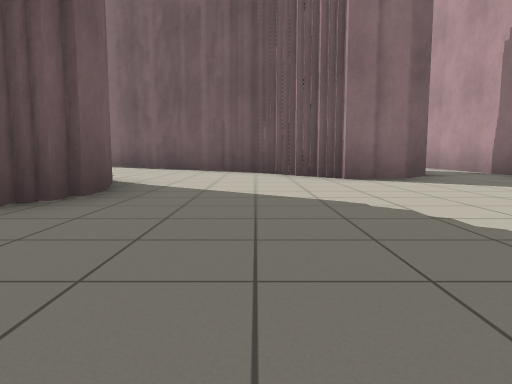
View 1 (above)

24 first-person views from a walk through a robot-simulator world made for Stage. The camera is 0.72 m above the floor, tilts 6° down and sees 70° across. The lines on the ground mark 1 m squares. The floor is counted in squares, 2 m on a side. Each view is taken from the middle of a square. On the plan, view 1 faces up. The plan holds only what a view shows up to about 9 squares ahead; the rest is blank.

View 2
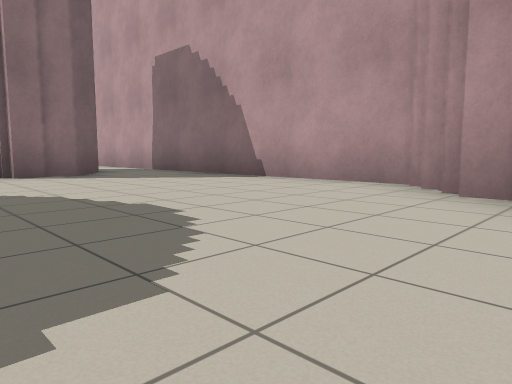

View 3
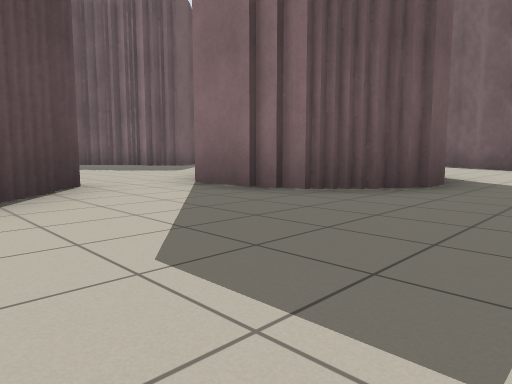

View 4
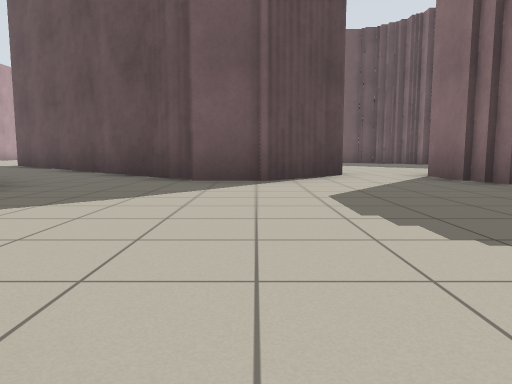

View 5
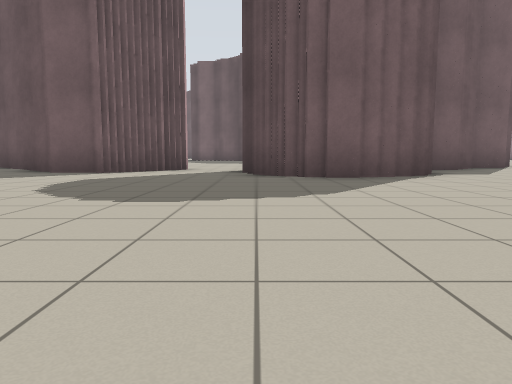

View 6
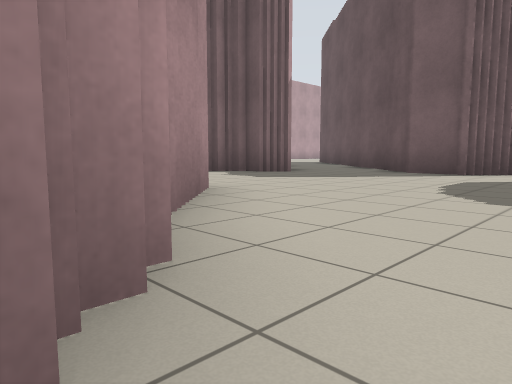

View 7
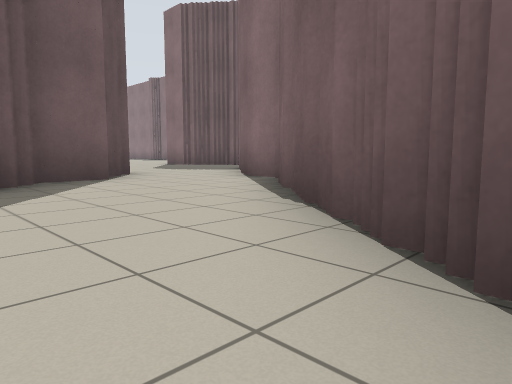

View 8
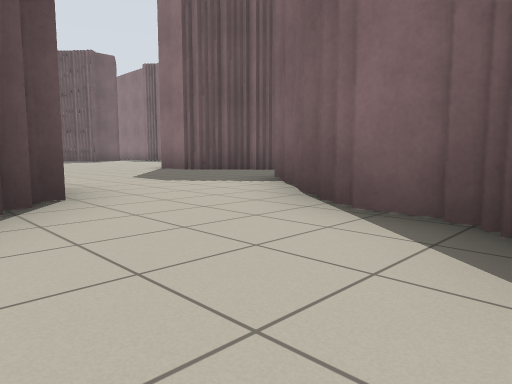

View 9
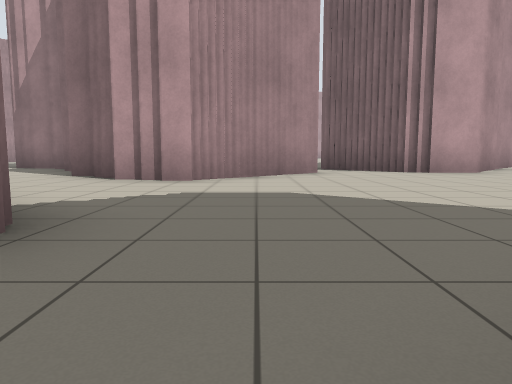

View 10
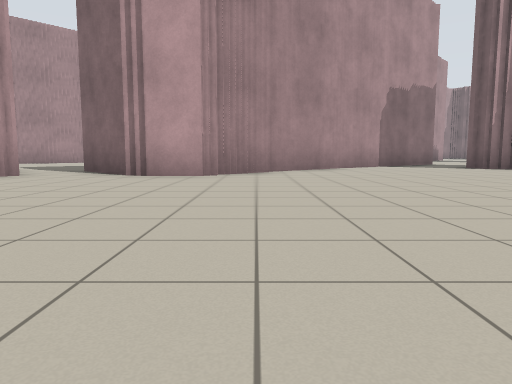

View 11
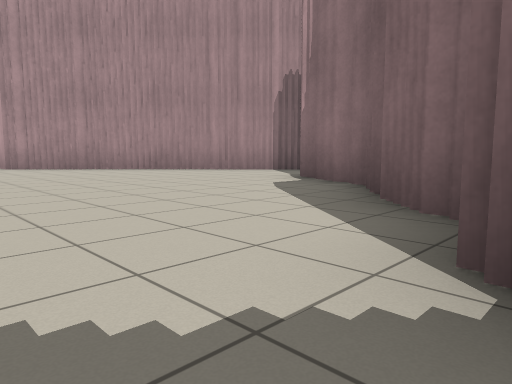

View 12
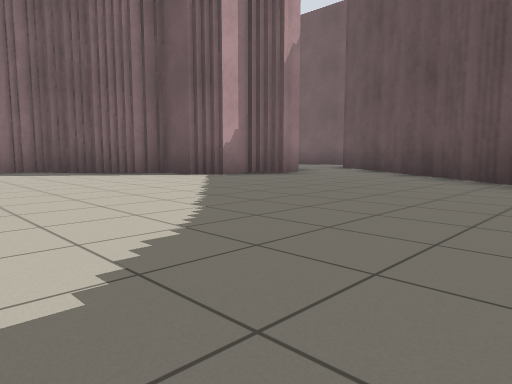

View 13
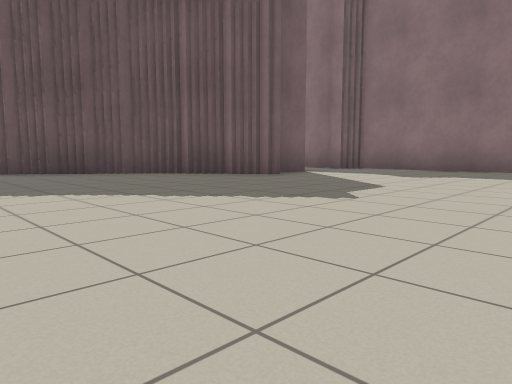

View 14
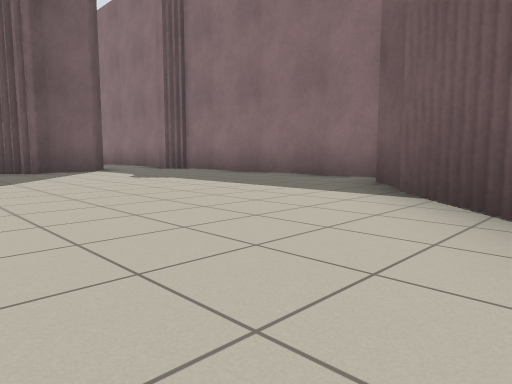

View 15
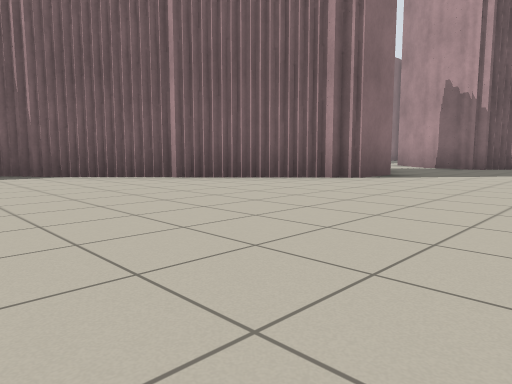

View 16
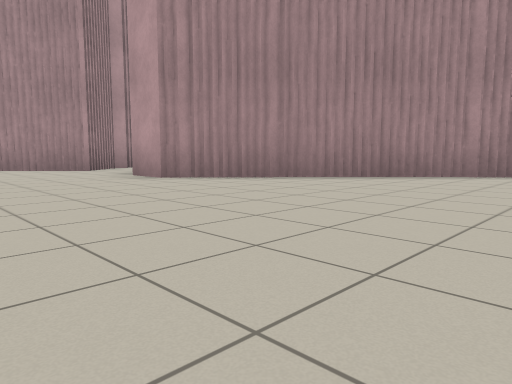

View 17
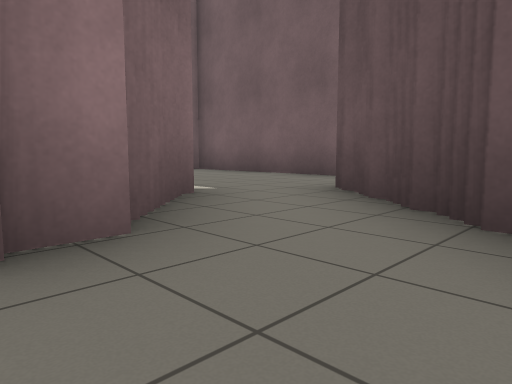

View 18
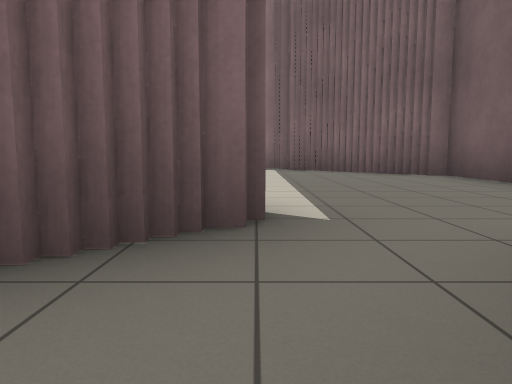

View 19
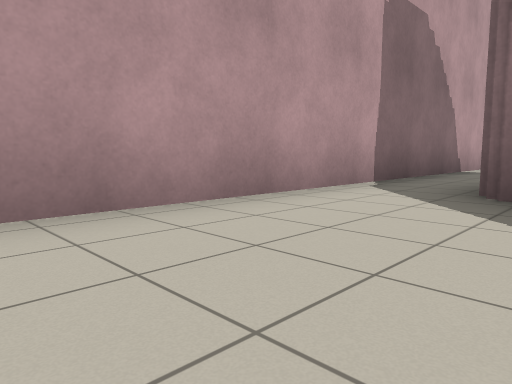

View 20
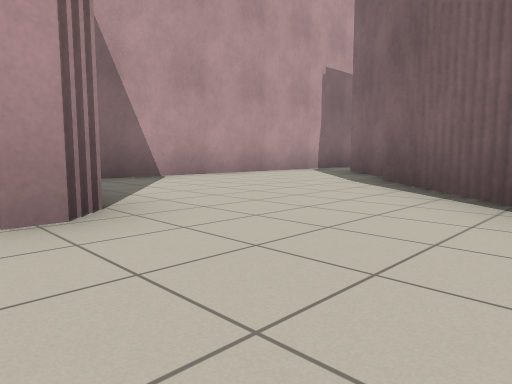

View 21
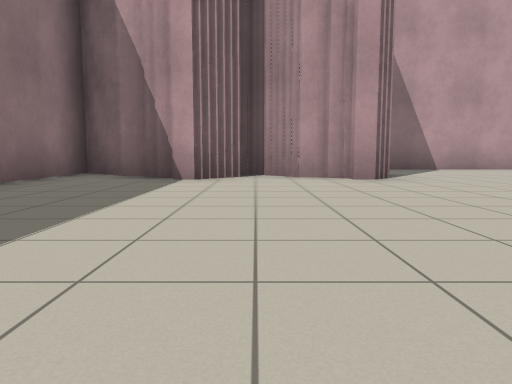

View 22
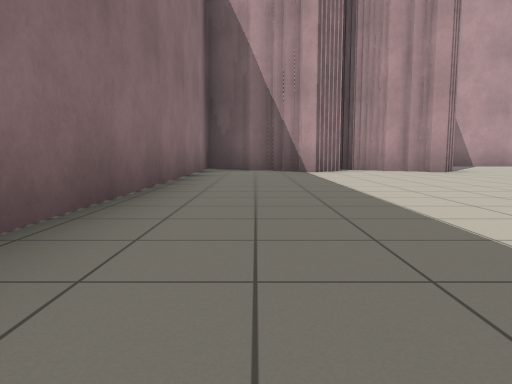

View 23
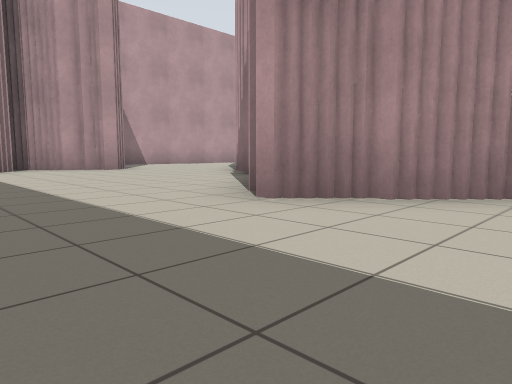

View 24
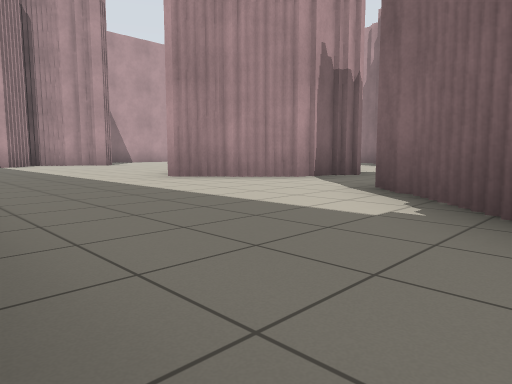

### Floor plan
Key: @ floor where view 1 was taken; # wall or solid block; . floor.
Columns run from 29 left of view 1 to 5 right of it. Each row starts with its distance up from view 1.
 19         #######          ########
 18         #.....##   .... ........#
 17        ........#   ............##
 16        ##......##  #...........##
 15        ##.......#####...........#
 14       ##.........####..###.....##
 13       #...........##...#  .....#
 12      ##................##  #......#
 11     ##..................#####.....#
 10    ##.....................####....#
  9    #..................#....####...#
  8   .#.###.............####...####..#
  7 #...####.........##.##  #....###..#
  6 #....  ##.......####.#  ##....##..#
  5 #....   ##.....##  #..   ##.......#
  4 #....    ##...##     ..   ##......#
  3 ##...       .##     ....  ##......#
  2  ##..       ##      .....##.......#
  1   ##.                 ............#
  0    ##                    #...@...##
 -1                          ##.....##
 -2                          #.....##
 -3                         ##.....
 -4                        ##...#.
 -5                       ##... #
 -6                       #..
 -7                       ..

Positions as (right, up) in squares from view 1, and headings:
1: (0, 0), facing up
2: (0, -1), facing up-right
3: (0, -1), facing up-left
4: (2, -1), facing left
5: (4, 2), facing left
6: (4, 1), facing down-left
7: (0, 6), facing up-left
8: (-3, 8), facing up-left
9: (-8, 14), facing down
10: (-13, 13), facing down
11: (-22, 9), facing down-right
12: (-18, 13), facing down-left
13: (-16, 10), facing up-left
14: (-13, 13), facing up-left
15: (-16, 10), facing up-right
16: (-17, 10), facing down-right
17: (-23, 10), facing down-left
18: (-25, 9), facing down
19: (2, 11), facing down-right
20: (-1, 14), facing down-right
21: (-4, 15), facing right
22: (-6, 17), facing right
23: (-7, 17), facing down-right
24: (-10, 18), facing down-right
